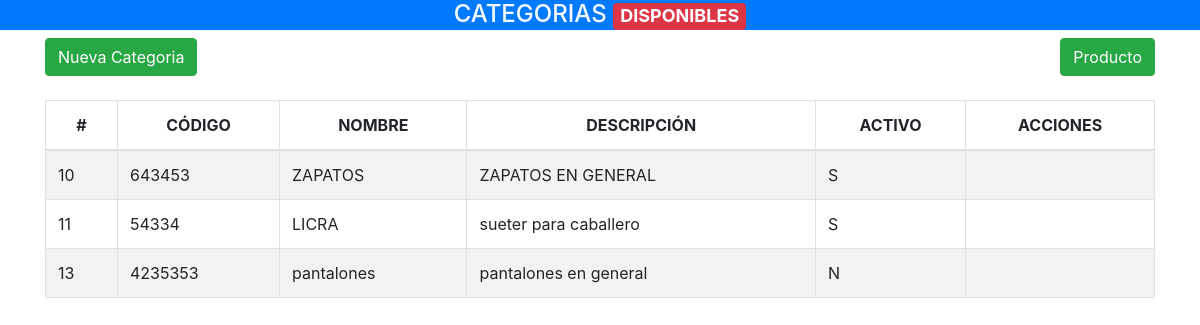
The app's page /prueba_tecnica/categorias.php with its own data.
### tables this page shows
CREATE TABLE `categorias_producto` (
  `ID` int(11) NOT NULL,
  `CODIGO` varchar(50) NOT NULL,
  `NOMBRE` varchar(50) NOT NULL,
  `DESCRIPCION` varchar(100) NOT NULL,
  `ACTIVO` char(10) NOT NULL
);

### prueba_tecnica/categorias.php (the view, shortened to what this page needs)
<?php
    $objeto= new Conexion();
    $conexion= $objeto->Conectar();
    $consulta= "SELECT * FROM categorias_producto";
    $resultado= $conexion->prepare($consulta);
    $resultado->execute();
    $data= $resultado->fetchALL(PDO::FETCH_ASSOC);
?>
<!doctype html>
<html lang="en">
  <head>
    <link rel="stylesheet" href="bootstrap/css/bootstrap.min.css">
    <link rel="stylesheet" href="main.css">
    <link rel="stylesheet" type="text/css" href="datatables/datatables.min.css"/>
    <link rel="stylesheet"  type="text/css" href="datatables/DataTables-1.10.22/css/dataTables.bootstrap4.min.css">
  </head>
  <body>
     <header>
         <h4 class="text-center text-light">CATEGORIAS <span class="badge badge-danger">DISPONIBLES</span></h4>
     </header>
    <div class="container">
        <div class="row">
            <div class="col-lg-12">
                <button id="btnNueva_categoria" type="button" class="btn btn-success" data-toggle="modal">Nueva Categoria</button>
                <button id="btnProducto" type="button" class="btn btn-success float-right"
                OnClick="location.href='index.php'" data-toggle="modal">Producto</button>
            </div>
        </div>
    </div>
    <br>
    <div class="container">
        <div class="row">
                <div class="col-lg-12">
                    <div class="table-responsive">
                        <table id="tablaCategoria" class="table table-striped table-bordered table-condensed" style="width:100%">
                        <thead class="text-center">
                        <tr>
                                <th>#</th>
                                <th>CÓDIGO</th>
                                <th>NOMBRE</th>
                                <th>DESCRIPCIÓN</th>
                                <th>ACTIVO</th>
                                <th>ACCIONES</th>
                            </tr>
                        </thead>
                        <tbody>
                            <?php foreach($data as $dat){
                            ?>
                              <tr>
                                <td><?php echo $dat['ID'] ?> </td>
                                <td><?php echo $dat['CODIGO'] ?></td>
                                <td><?php echo $dat['NOMBRE'] ?></td>
                                <td><?php echo $dat['DESCRIPCION'] ?></td>
                                <td><?php echo $dat['ACTIVO'] ?></td>
                                <td></td>
                              </tr>
                            <?php
                                }
                            ?>
                        </tbody>
                       </table>
                    </div>
                </div>
        </div>
    </div>
  </body>
</html>

### prueba_tecnica/main.css (style rules this page uses)
header { background:#007bff; }

### records on screen
categorias_producto: ID "10", CODIGO "643453", NOMBRE "ZAPATOS", DESCRIPCION "ZAPATOS EN GENERAL", ACTIVO "S"
categorias_producto: ID "11", CODIGO "54334", NOMBRE "LICRA", DESCRIPCION "sueter para caballero", ACTIVO "S"
categorias_producto: ID "13", CODIGO "4235353", NOMBRE "pantalones", DESCRIPCION "pantalones en general", ACTIVO "N"
